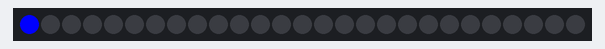
A sketch run on a simulated Arduino Uno, built with avr-gcc and run on an emulated ATmega328P. Parts: 27 RGB LEDs in strip order, left to right.

Above: at 0.16 s.
At 4.88 s:
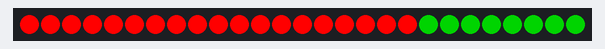
At 9.91 s:
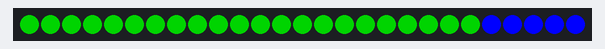
At 19.67 s:
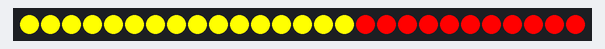
At 29.11 s:
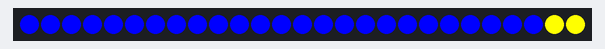
At 39.81 s:
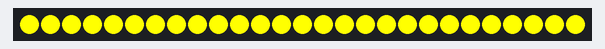

The sketch:

infinityMirror.ino
```cpp
#include <FastLED.h>

#define NUM_LEDS 27
#define DATA_PIN 7
#define DELAY_MS 25
CRGB leds[NUM_LEDS];

void setup() {
  FastLED.addLeds<WS2811, DATA_PIN>(leds, NUM_LEDS);
}

void loop() {
  for (int i = 0; i < NUM_LEDS; i++) {
    leds[i] = CRGB::Blue;
    FastLED.show();
    delay(DELAY_MS);
  }
    for (int i = 0; i < NUM_LEDS; i++) {
    leds[i] = CRGB::Green;
    FastLED.show();
    delay(DELAY_MS);
  }
  for (int i = 0; i < NUM_LEDS; i++) {
    leds[i] = CRGB::Red;
    FastLED.show();
    delay(DELAY_MS);
  }
  for (int i = 0; i < NUM_LEDS; i++) {
    leds[i] = CRGB::Yellow;
    FastLED.show();
    delay(DELAY_MS);
  }
}
```
